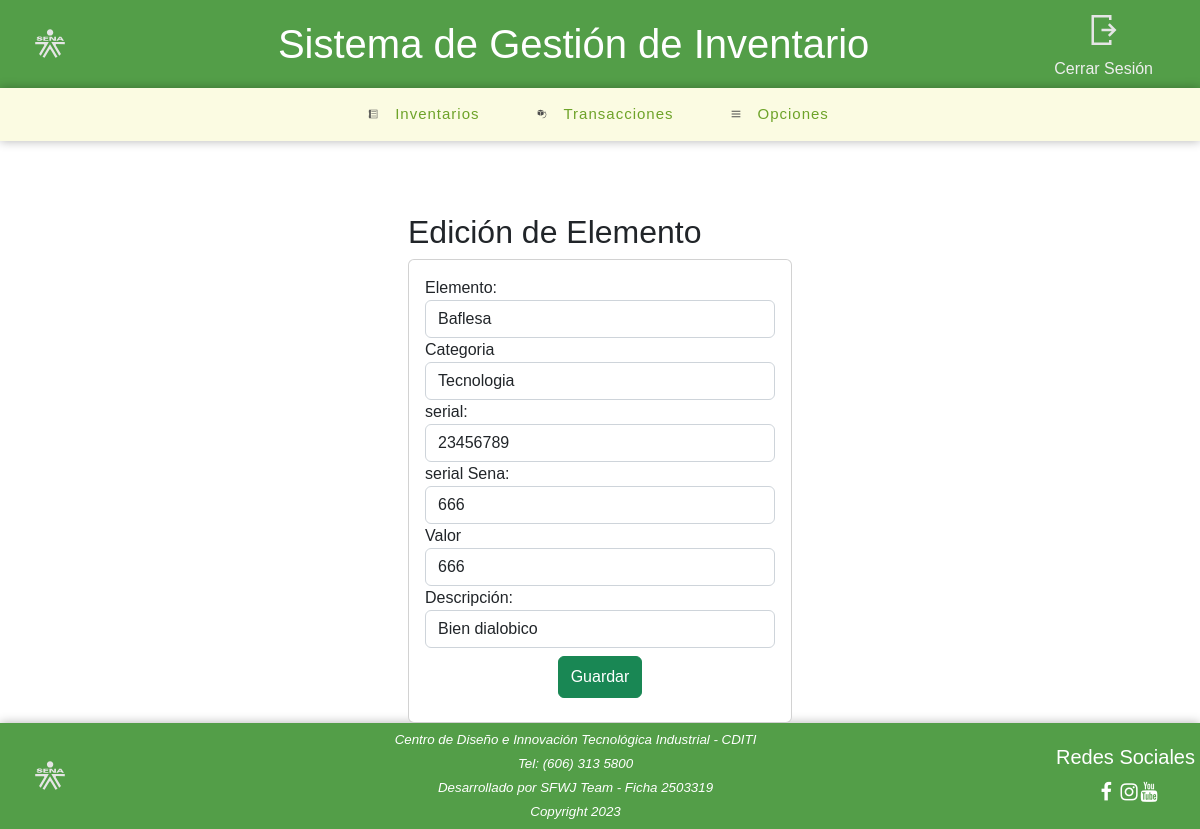
/senaback/edicion_elemento_devolutivo/2/ (signed in), run on the app's committed database.
### senaback/models.py (models this page shows, shortened)
class ElementoDevolutivo(models.Model):
    nombre_devolutivo = models.CharField(max_length=25, unique=True)
    categoria_devolutivo = models.CharField(max_length=20)
    serial  = models.CharField(max_length=20)
    serial_sena = models.CharField(max_length=20)
    valor_devolutivo = models.IntegerField()
    descripcion_devolutivo =  models.CharField(max_length= 16)

### senaback/views.py (the view)
# urls.py: path('edicion_elemento_devolutivo/<int:id>/', views.Edicion_Elementos_Devolutivos, name='Edicion_Elementos_Devolutivos'),
@login_required
def Edicion_Elementos_Devolutivos(request, id):
    if request.method == 'POST':
        print("A ver si edita o no")
        id = request.POST['id']
        nombre_devolutivo = request.POST['txt_nombre_devolutivo']
        categoria_devolutivo = request.POST['txt_categoria_devolutivo']
        serial = request.POST['txt_serial']
        serial_sena = request.POST['txt_serial_sena']
        valor_devolutivo = request.POST['txt_valor_devolutivo']
        descripcion_devolutivo = request.POST['txt_descripcion_devolutivo']
        element_devolutivo = ElementoDevolutivo.objects.get(id=id)
        element_devolutivo.nombre_devolutivo = nombre_devolutivo
        element_devolutivo.categoria_devolutivo = categoria_devolutivo
        element_devolutivo.serial = serial
        element_devolutivo.serial_sena = serial_sena
        element_devolutivo.valor_devolutivo = valor_devolutivo
        element_devolutivo.descripcion_devolutivo = descripcion_devolutivo
        element_devolutivo.save()
        return redirect('list_devolutivos')
    else:
        element_devolutivo = ElementoDevolutivo.objects.get(id=id)
        return render(request, "senaback/editar_elementos_devolutivos.html", {"element_devolutivo": element_devolutivo})

### senaback/templates/senaback/editar_elementos_devolutivos.html (shortened to what this page needs)
{% extends "./index_main.html" %}
{% load static %}
{% block css %}
    <link href="{% static 'senaback/css/stylesmain5.css' %}" rel="stylesheet">
{% endblock css %}
{% block content %}
<br>
<br>
<br>
<div class="row">
    <div class="col-md-4 offset-md-4">
        <h2>Edición de Elemento</h2>
        <div class="card">
            <div class="card-body">
                <form action="." method="POST">
                    <div class="form-group">
                        <label for="nombre_devolutivo">Elemento:</label>
                        <input type="text" name="txt_nombre_devolutivo" value="{{ element_devolutivo.nombre_devolutivo }}" class="form-control" placeholder="nombre" maxlength="50" required>
                    </div>
                    <div class="form-group">
                        <label for="categoria_devolutivo">Categoria</label>
                        <input type="text" name="txt_categoria_devolutivo" value="{{ element_devolutivo.categoria_devolutivo }}" class="form-control" placeholder="categoria"  maxlength="50" required>
                    </div>
                    <div class="form-group">
                        <label for="serial">serial:</label>
                        <input type="text" name="txt_serial" value="{{ element_devolutivo.serial }}" class="form-control" placeholder="serial" maxlength="50" required>
                    </div>
                    <div class="form-group">
                        <label for="serial_sena">serial Sena:</label>
                        <input type="text" name="txt_serial_sena" value="{{ element_devolutivo.serial_sena }}" class="form-control" placeholder="serial sena" maxlength="50" required>
                    </div>
                    <div class="form-group">
                        <label for="valor_devolutivo">Valor</label>
                        <input type="text" name="txt_valor_devolutivo" value="{{ element_devolutivo.valor_devolutivo }}" class="form-control" placeholder="valor devolutivo"  maxlength="50" required>
                    </div>
                    <div class="form-group">
                        <label for="descripcion_devolutivo">Descripción:</label>
                        <input type="text" name="txt_descripcion_devolutivo" value="{{ element_devolutivo.descripcion_devolutivo }}" class="form-control" placeholder="descripcion devolutivo" maxlength="50" required>
                    </div>
                    <div class="form-group">
                        <div class="text-center">
                            <button type="submit" class="btn btn-success text-white my-2 py-2">Guardar</button>
                        </div>
                    </div>
                </form>
            </div>
        </div>
    </div>
</div>
{% endblock %}

### senaback/static/senaback/css/estilo2.css (style rules this page uses)
html { overflow-y: scroll; }
:root { --color_1: #39a900; --color_2: #00324d; --color_3: #82def0; --color_4: #fbfbe2; --verde_1: #6ea329; --verde_2: #539e48; --verde_3: #6ea329; --tipografia_1: ; --tipografia_2: ; }
html { min-height: 100%; position: relative; }
body { font-family: Verdana, sans-serif; font-style: normal; margin: 0; padding: 0; background-size: cover; overflow: hidden; display: flex; flex-direction: column; min-height: 100vh; }

### data on the page
ElementoDevolutivo: txt_nombre_devolutivo "Baflesa", txt_categoria_devolutivo "Tecnologia", txt_serial "23456789", txt_serial_sena "666", txt_valor_devolutivo "666", txt_descripcion_devolutivo "Bien dialobico"
